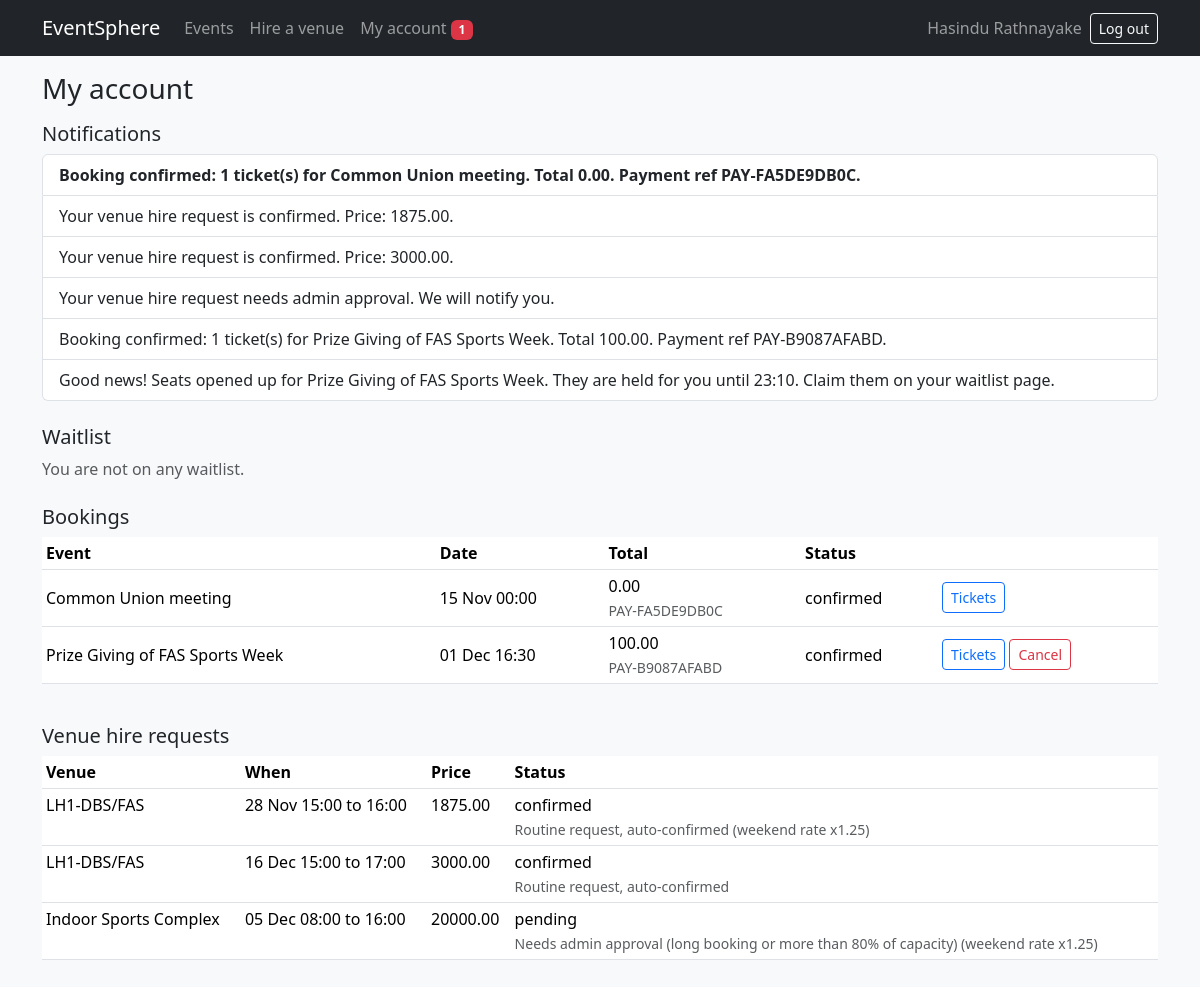
/my (signed in), run on the app's committed database.
### app/models.py (models this page shows)
class User(Base):
    __tablename__ = "users"
    id = Column(Integer, primary_key=True)
    name = Column(String(100), default="")
    email = Column(String(200), unique=True, nullable=False)
    password_hash = Column(String(200), nullable=False)
    role = Column(String(20), default="attendee")  # admin / staff / attendee

class Notification(Base):
    __tablename__ = "notifications"
    id = Column(Integer, primary_key=True)
    user_id = Column(Integer, ForeignKey("users.id"))
    text = Column(Text)
    is_read = Column(Boolean, default=False)
    created = Column(DateTime, default=datetime.utcnow)

class Event(Base):
    __tablename__ = "events"
    id = Column(Integer, primary_key=True)
    title = Column(String(200), nullable=False)
    category = Column(String(50), default="Concert")
    venue_id = Column(Integer, ForeignKey("venues.id"))
    start = Column(DateTime, nullable=False)
    end = Column(DateTime, nullable=False)
    description = Column(Text, default="")
    status = Column(String(20), default="draft")  # draft / published / cancelled

class Booking(Base):
    __tablename__ = "bookings"
    id = Column(Integer, primary_key=True)
    user_id = Column(Integer, ForeignKey("users.id"))
    event_id = Column(Integer, ForeignKey("events.id"))
    status = Column(String(20), default="confirmed")  # confirmed / cancelled
    total = Column(Float, default=0)
    refund = Column(Float, default=0)
    payment_ref = Column(String(50), default="")
    created = Column(DateTime, default=datetime.utcnow)

class Venue(Base):
    __tablename__ = "venues"
    id = Column(Integer, primary_key=True)
    name = Column(String(150), nullable=False)
    location = Column(String(200), default="")
    capacity = Column(Integer, nullable=False)
    description = Column(Text, default="")
    image = Column(String(300), default="")
    hourly_rate = Column(Float, default=0)
    open_for_hire = Column(Boolean, default=False)

class HireRequest(Base):
    __tablename__ = "hire_requests"
    id = Column(Integer, primary_key=True)
    user_id = Column(Integer, ForeignKey("users.id"))
    venue_id = Column(Integer, ForeignKey("venues.id"))
    start = Column(DateTime, nullable=False)
    end = Column(DateTime, nullable=False)
    purpose = Column(String(300), default="")
    guests = Column(Integer, default=1)
    price = Column(Float, default=0)
    status = Column(String(20), default="pending")  # confirmed / pending / rejected
    note = Column(Text, default="")

### app/routes_public.py (the view)
@router.get("/my")
def my(request: Request, db=Depends(get_db), user=Depends(login_required)):
    bookings = []
    for b in db.query(Booking).filter_by(user_id=user.id).order_by(Booking.id.desc()).all():
        ev = db.get(Event, b.event_id)
        bookings.append(dict(b=b, ev=ev, refund=refund_amount(b.total, ev.start),
                             can_cancel=b.status == "confirmed" and ev.start > now()))
    waits = []
    for w in db.query(Waitlist).filter(Waitlist.user_id == user.id,
                                       Waitlist.status.in_(["waiting", "offered"])).all():
        secs = None
        if w.status == "offered" and w.hold_expires_at:
            secs = max(0, int((w.hold_expires_at - now()).total_seconds()))
        waits.append(dict(w=w, ev=db.get(Event, w.event_id), cat=db.get(TicketCategory, w.category_id), secs=secs))
    hires = [dict(h=h, venue=db.get(Venue, h.venue_id))
             for h in db.query(HireRequest).filter_by(user_id=user.id).order_by(HireRequest.id.desc()).all()]
    notes = db.query(Notification).filter_by(user_id=user.id).order_by(Notification.id.desc()).limit(30).all()
    fresh = {n.id for n in notes if not n.is_read}
    for n in notes:
        n.is_read = True
    db.commit()
    return render(request, "my.html", db, user, bookings=bookings, waits=waits,
                  hires=hires, notes=notes, fresh=fresh)

### app/templates/my.html (shortened to what this page needs)
{% extends "base.html" %}
{% block content %}
<h3>My account</h3>
<h5 class="mt-3">Notifications</h5>
<ul class="list-group mb-4">
{% for n in notes %}<li class="list-group-item {{ 'fw-bold' if n.id in fresh }}">{{ n.text }}</li>
{% else %}<li class="list-group-item text-muted">No notifications</li>{% endfor %}
</ul>
<h5>Waitlist</h5>
{% for x in waits %}
<div class="card mb-2"><div class="card-body">
  <strong>{{ x.ev.title }}</strong>: {{ x.cat.name }} × {{ x.w.quantity }}
  {% if x.w.status == 'offered' %}
  <div class="alert alert-success mt-2 mb-0">Seats are held for you. Time left:
    <strong data-secs="{{ x.secs }}">{{ x.secs }}</strong>
    <form method="post" action="/waitlist/{{ x.w.id }}/claim" class="mt-2">
      <input type="hidden" name="csrf_token" value="{{ csrf_token }}">
      <button class="btn btn-success btn-sm">Claim &amp; pay (simulated)</button></form></div>
  {% else %}<span class="badge bg-info">Waiting</span>{% endif %}
</div></div>
{% else %}<p class="text-muted">You are not on any waitlist.</p>{% endfor %}
<h5 class="mt-4">Bookings</h5>
<div class="table-responsive"><table class="table table-sm bg-white align-middle">
  <tr><th>Event</th><th>Date</th><th>Total</th><th>Status</th><th></th></tr>
  {% for x in bookings %}
  <tr>
    <td>{{ x.ev.title }}</td>
    <td>{{ x.ev.start.strftime('%d %b %H:%M') }}</td>
    <td>{{ '%.2f'|format(x.b.total) }}<br><small class="text-muted">{{ x.b.payment_ref }}</small></td>
    <td>{{ x.b.status }}{% if x.b.status == 'cancelled' %}<br><small>refund {{ '%.2f'|format(x.b.refund) }}</small>{% endif %}</td>
    <td><a class="btn btn-sm btn-outline-primary" href="/bookings/{{ x.b.id }}/tickets">Tickets</a>
      {% if x.can_cancel %}
      <form method="post" action="/bookings/{{ x.b.id }}/cancel" class="d-inline"
            onsubmit="return confirm('Cancel this booking? Refund: LKR {{ '%.2f'|format(x.refund) }}')">
        <button class="btn btn-sm btn-outline-danger">Cancel</button></form>{% endif %}
    </td>
  </tr>
  {% else %}<tr><td colspan="5" class="text-muted">No bookings yet</td></tr>{% endfor %}
</table></div>
<h5 class="mt-4">Venue hire requests</h5>
<div class="table-responsive"><table class="table table-sm bg-white">
  <tr><th>Venue</th><th>When</th><th>Price</th><th>Status</th></tr>
  {% for x in hires %}
  <tr><td>{{ x.venue.name }}</td>
    <td>{{ x.h.start.strftime('%d %b %H:%M') }} to {{ x.h.end.strftime('%H:%M') }}</td>
    <td>{{ '%.2f'|format(x.h.price) }}</td>
    <td>{{ x.h.status }}<br><small class="text-muted">{{ x.h.note }}</small></td></tr>
  {% else %}<tr><td colspan="4" class="text-muted">No hire requests</td></tr>{% endfor %}
</table></div>
{% endblock %}

### app/templates/base.html (shortened to what this page needs)
<!doctype html>
<html lang="en">
<head>
  <link href="https://cdn.jsdelivr.net/npm/bootstrap@5.3.3/dist/css/bootstrap.min.css" rel="stylesheet">
</head>
<body class="bg-light">
<nav class="navbar navbar-expand-lg navbar-dark bg-dark">
  <div class="container">
    <a class="navbar-brand" href="/events">EventSphere</a>
    <div class="collapse navbar-collapse" id="nav">
      <ul class="navbar-nav me-auto">
        <li class="nav-item"><a class="nav-link" href="/events">Events</a></li>
        {% if user %}
        <li class="nav-item"><a class="nav-link" href="/hire">Hire a venue</a></li>
        <li class="nav-item"><a class="nav-link" href="/my">My account
          {% if unread %}<span class="badge bg-danger">{{ unread }}</span>{% endif %}</a></li>
        {% endif %}
      </ul>
      {% if user %}
      <form method="post" action="/logout" class="d-flex align-items-center">
        <span class="navbar-text me-2">{{ user.name or user.email }}</span>
        <button class="btn btn-outline-light btn-sm">Log out</button>
      </form>
      {% else %}
      <a class="btn btn-outline-light btn-sm me-2" href="/login">Log in</a>
      <a class="btn btn-light btn-sm" href="/register">Register</a>
      {% endif %}
    </div>
  </div>
</nav>
<main class="container py-3">
  {% block content %}{% endblock %}
</main>
</body>
</html>

### data on the page
User: name "Hasindu Rathnayake"
Notification: text "Booking confirmed: 1 ticket(s) for Common Union meeting. Total 0.00. Payment ref PAY-FA5DE9DB0C."
Notification: text "Your venue hire request is confirmed. Price: 1875.00."
Notification: text "Your venue hire request is confirmed. Price: 3000.00."
Notification: text "Your venue hire request needs admin approval. We will notify you."
Notification: text "Booking confirmed: 1 ticket(s) for Prize Giving of FAS Sports Week. Total 100.00. Payment ref PAY-B9087AFABD."
Notification: text "Good news! Seats opened up for Prize Giving of FAS Sports Week. They are held for you until 23:10. Claim them on your waitlist page."
Event: ev "Common Union meeting", ev.start "15 Nov 00:00"
Booking: b.total "0.00", b.payment_ref "PAY-FA5DE9DB0C", b.status "confirmed"
Event: ev "Prize Giving of FAS Sports Week", ev.start "01 Dec 16:30"
Booking: b.total "100.00", b.payment_ref "PAY-B9087AFABD", b.status "confirmed"
Venue: venue.name "LH1-DBS/FAS" "LH1-DBS/FAS"
HireRequest: h.start "28 Nov 15:00", h.end "16:00", h.price "1875.00", h.status "confirmed", h.note "Routine request, auto-confirmed (weekend rate x1.25)"
HireRequest: h.start "16 Dec 15:00", h.end "17:00", h.price "3000.00", h.status "confirmed", h.note "Routine request, auto-confirmed"
Venue: venue.name "Indoor Sports Complex"
HireRequest: h.start "05 Dec 08:00", h.end "16:00", h.price "20000.00", h.status "pending", h.note "Needs admin approval (long booking or more than 80% of capacity) (weekend rate x1.25)"

### other printed values
{{ unread }} "1"
